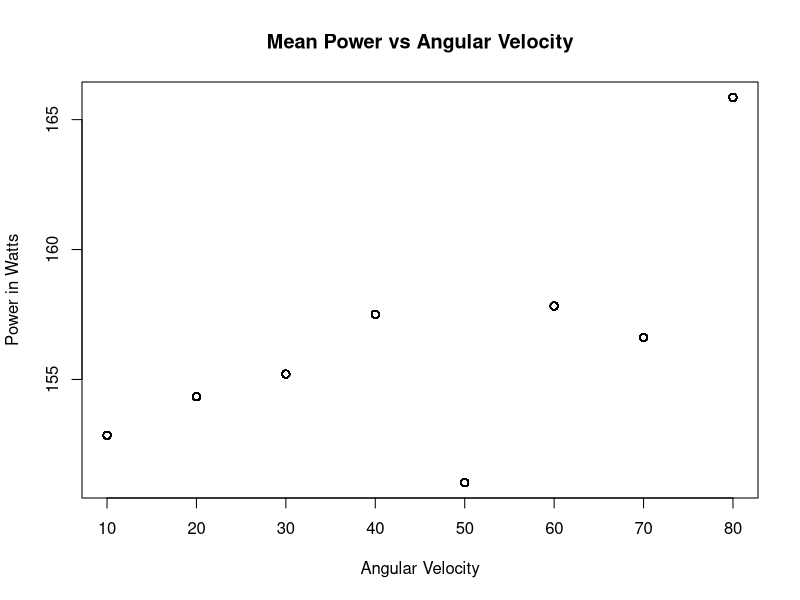

Generate this figure with R:
# Set the working directory
setwd("/Users/mac/Desktop/Programming/COMP9596//DroneData")

# Read the data
data0 <- read.csv(file="yawFinal10.csv", header=TRUE, sep=",")
data3 <- read.csv(file="yawFinal20.csv", header=TRUE, sep=",")
data4 <- read.csv(file="yawFinal30.csv", header=TRUE, sep=",")
data5 <- read.csv(file="yawFinal40.csv", header=TRUE, sep=",")
data6 <- read.csv(file="yawFinal50.csv", header=TRUE, sep=",")
data7 <- read.csv(file="yawFinal60.csv", header=TRUE, sep=",")
data8 <- read.csv(file="yawFinal70.csv", header=TRUE, sep=",")
data9 <- read.csv(file="yawFinal80.csv", header=TRUE, sep=",")


#0
data0$Date <- as.POSIXct(data0$Date)
data0.toPlot <- data0
data0.toPlot$TimeDiff <- data0.toPlot$Date - data0.toPlot$Date[1]
data0.toPlot$TimeDiffValue <- as.numeric(data0.toPlot$TimeDiff)
data0.toPlot$Power <- as.double(-(data0.toPlot$Current/1000) * data0.toPlot$Voltage/1000)
data0.toPlot$AngularVelocity = 10
data0.toPlot$Mean <- mean(data0.toPlot$Power)

#3
data3$Date <- as.POSIXct(data3$Date)
data3.toPlot <- data3
data3.toPlot$TimeDiff <- data3.toPlot$Date - data3.toPlot$Date[1]
data3.toPlot$TimeDiffValue <- as.numeric(data3.toPlot$TimeDiff)
data3.toPlot$Power <- as.double(-(data3.toPlot$Current/1000) * data3.toPlot$Voltage/1000)
data3.toPlot$AngularVelocity = 20
data3.toPlot$Mean <- mean(data3.toPlot$Power)

#4
data4$Date <- as.POSIXct(data4$Date)
data4.toPlot <- data4
data4.toPlot$TimeDiff <- data4.toPlot$Date - data4.toPlot$Date[1]
data4.toPlot$TimeDiffValue <- as.numeric(data4.toPlot$TimeDiff)
data4.toPlot$Power <- as.double(-(data4.toPlot$Current/1000) * data4.toPlot$Voltage/1000)
data4.toPlot$AngularVelocity = 30
data4.toPlot$Mean <- mean(data4.toPlot$Power)

#5
data5$Date <- as.POSIXct(data5$Date)
data5.toPlot <- data5
data5.toPlot$TimeDiff <- data5.toPlot$Date - data5.toPlot$Date[1]
data5.toPlot$TimeDiffValue <- as.numeric(data5.toPlot$TimeDiff)
data5.toPlot$Power <- as.double(-(data5.toPlot$Current/1000) * data5.toPlot$Voltage/1000)
data5.toPlot$AngularVelocity = 40
data5.toPlot$Mean <- mean(data5.toPlot$Power)

#6
data6$Date <- as.POSIXct(data6$Date)
data6.toPlot <- data6
data6.toPlot$TimeDiff <- data6.toPlot$Date - data6.toPlot$Date[1]
data6.toPlot$TimeDiffValue <- as.numeric(data6.toPlot$TimeDiff)
data6.toPlot$Power <- as.double(-(data6.toPlot$Current/1000) * data6.toPlot$Voltage/1000)
data6.toPlot$AngularVelocity = 50
data6.toPlot$Mean <- mean(data6.toPlot$Power)

#7
data7$Date <- as.POSIXct(data7$Date)
data7.toPlot <- data7
data7.toPlot$TimeDiff <- data7.toPlot$Date - data7.toPlot$Date[1]
data7.toPlot$TimeDiffValue <- as.numeric(data7.toPlot$TimeDiff)
data7.toPlot$Power <- as.double(-(data7.toPlot$Current/1000) * data7.toPlot$Voltage/1000)
data7.toPlot$AngularVelocity = 60
data7.toPlot$Mean <- mean(data7.toPlot$Power)

#8
data8$Date <- as.POSIXct(data8$Date)
data8.toPlot <- data8
data8.toPlot$TimeDiff <- data8.toPlot$Date - data8.toPlot$Date[1]
data8.toPlot$TimeDiffValue <- as.numeric(data8.toPlot$TimeDiff)
data8.toPlot$Power <- as.double(-(data8.toPlot$Current/1000) * data8.toPlot$Voltage/1000)
data8.toPlot$AngularVelocity = 70
data8.toPlot$Mean <- mean(data8.toPlot$Power)

#9
data9$Date <- as.POSIXct(data9$Date)
data9.toPlot <- data9
data9.toPlot$TimeDiff <- data9.toPlot$Date - data9.toPlot$Date[1]
data9.toPlot$TimeDiffValue <- as.numeric(data9.toPlot$TimeDiff)
data9.toPlot$Power <- as.double(-(data9.toPlot$Current/1000) * data9.toPlot$Voltage/1000)
data9.toPlot$AngularVelocity = 80
data9.toPlot$Mean <- mean(data9.toPlot$Power)


# Extract the data from column name to plot
data.toPlot <- rbind(data0.toPlot, data3.toPlot, data4.toPlot, data5.toPlot, data6.toPlot, data7.toPlot, data8.toPlot, data9.toPlot)


#write.csv(data.toPlotFinal, file="toPlotFinal")
ppi <- 200
png(file=paste("AngleDegree", ".png", sep=""), height=7*ppi, width=9*ppi, res=ppi)

#Final
plot(data.toPlot$Mean~ data.toPlot$AngularVelocity, data=data.toPlot, main="Mean Power vs Angular Velocity", xlab="Angular Velocity", ylab="Power in Watts")
#fit <- lm(data.toPlot$Mean ~ poly(data.toPlot$AngularVelocity, 1, raw=TRUE))
#points(data.toPlot$AngularVelocity, predict(fit), type="l", col="red", lwd=2)
dev.off()

